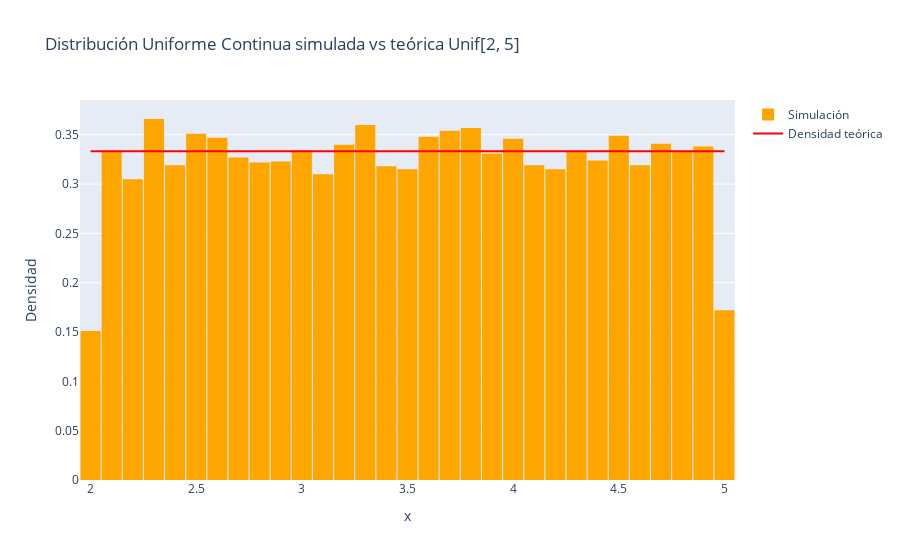

The code cell stored with this chart in its notebook:
### Markdown cell above
#### Ejemplo: Distribución Uniforme Continua
$$f(x) = \frac{1}{b-a}, \quad a \leq x \leq b$$
$$F(x) = \frac{x-a}{b-a} = U \Rightarrow X = a + (b-a)U \sim Unif(a,b)$$

### Code cell
# Parámetros de la uniforme continua
a = 2
b = 5
n = 10000 # número de simulaciones

uniformes = np.random.random(n) # Generamos n valores uniformes
uniforme_continua = a + (b - a) * uniformes # Transformada inversa

# Hacemos la densidad teórica
x_vals = np.linspace(a, b, 300)
y_vals = np.ones_like(x_vals) / (b - a)  # Densidad constante entre a y b

# Gráfico
fig = go.Figure()

fig.add_trace(go.Histogram(
    x=uniforme_continua,
    nbinsx=40,
    histnorm='probability density',
    marker_color='orange',
    name='Simulación'
))

fig.add_trace(go.Scatter(
    x=x_vals,
    y=y_vals,
    mode='lines',
    name='Densidad teórica',
    line=dict(color='red')
))

fig.update_layout(
    title='Distribución Uniforme Continua simulada vs teórica Unif[2, 5]',
    xaxis_title='x',
    yaxis_title='Densidad',
    bargap=0.05
)

### Figure 1 — Plotly figure (JSON) as saved in the notebook; plotly's stock layout.template omitted (floating-point values rounded to 4 significant figures; data arrays with more than 128 entries replaced by an {"elided": "..."} marker saying what was removed)
{"data": [{"histnorm": "probability density", "marker": {"color": "orange"}, "name": "Simulación", "nbinsx": 40, "type": "histogram", "x": {"elided": "10000 float values"}}, {"line": {"color": "red"}, "mode": "lines", "name": "Densidad teórica", "type": "scatter", "x": {"elided": "300 float values"}, "y": {"elided": "300 float values"}}], "layout": {"bargap": 0.05, "title": {"text": "Distribución Uniforme Continua simulada vs teórica Unif[2, 5]"}, "xaxis": {"title": {"text": "x"}}, "yaxis": {"title": {"text": "Densidad"}}}}
